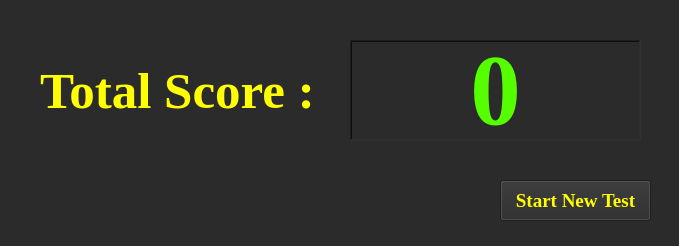
<?xml version="1.0" encoding="UTF-8"?>
<ui version="4.0">
 <class>Form</class>
 <widget class="QWidget" name="Form">
  <property name="geometry">
   <rect>
    <x>0</x>
    <y>0</y>
    <width>679</width>
    <height>246</height>
   </rect>
  </property>
  <property name="windowTitle">
   <string>Form</string>
  </property>
  <property name="styleSheet">
   <string notr="true">background-color: rgb(43, 43, 43);</string>
  </property>
  <widget class="QPushButton" name="pushButton">
   <property name="geometry">
    <rect>
     <x>500</x>
     <y>180</y>
     <width>151</width>
     <height>41</height>
    </rect>
   </property>
   <property name="font">
    <font>
     <family>Times New Roman</family>
     <pointsize>14</pointsize>
     <weight>75</weight>
     <bold>true</bold>
    </font>
   </property>
   <property name="styleSheet">
    <string notr="true">color: rgb(255, 255, 0);</string>
   </property>
   <property name="text">
    <string>Start New Test</string>
   </property>
  </widget>
  <widget class="QLabel" name="label1">
   <property name="geometry">
    <rect>
     <x>40</x>
     <y>60</y>
     <width>291</width>
     <height>61</height>
    </rect>
   </property>
   <property name="font">
    <font>
     <family>Times New Roman</family>
     <pointsize>38</pointsize>
     <weight>75</weight>
     <bold>true</bold>
    </font>
   </property>
   <property name="styleSheet">
    <string notr="true">color :rgb(255, 255, 0)</string>
   </property>
   <property name="text">
    <string>Total Score :</string>
   </property>
  </widget>
  <widget class="QLabel" name="label2">
   <property name="geometry">
    <rect>
     <x>350</x>
     <y>40</y>
     <width>291</width>
     <height>101</height>
    </rect>
   </property>
   <property name="font">
    <font>
     <family>Times New Roman</family>
     <pointsize>76</pointsize>
     <weight>75</weight>
     <bold>true</bold>
    </font>
   </property>
   <property name="styleSheet">
    <string notr="true">color :rgb(85, 255, 0)</string>
   </property>
   <property name="frameShape">
    <enum>QFrame::WinPanel</enum>
   </property>
   <property name="frameShadow">
    <enum>QFrame::Sunken</enum>
   </property>
   <property name="text">
    <string>0</string>
   </property>
   <property name="alignment">
    <set>Qt::AlignCenter</set>
   </property>
  </widget>
 </widget>
 <resources/>
 <connections/>
</ui>
